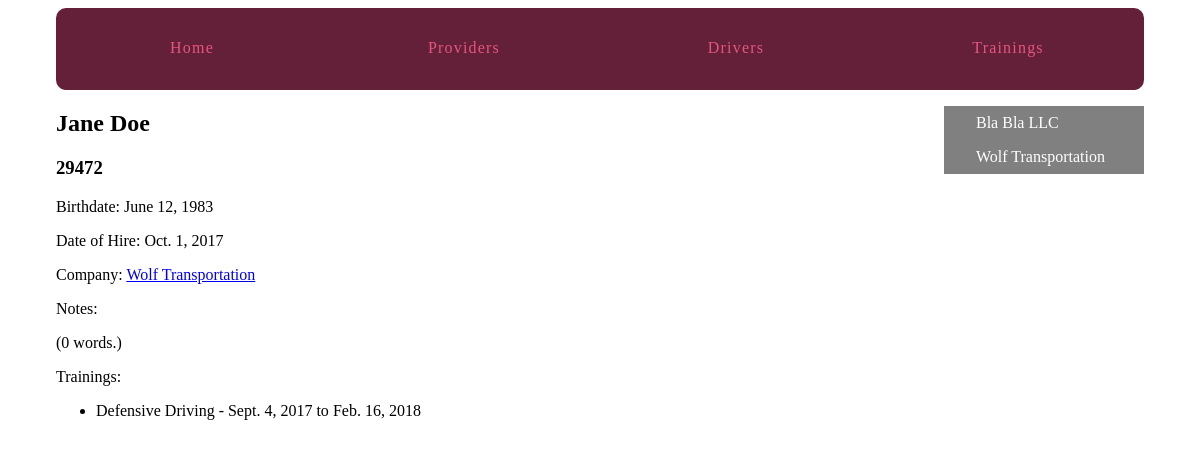
/directory/2/2/, run on the app's committed database.
### directory/models.py (models this page shows, shortened)
class Provider(models.Model):
    business_name = models.CharField(max_length=56)
    address = models.CharField(max_length=56)
    phone_number = models.IntegerField()
    business_license = models.CharField(max_length=18)
    notes = models.TextField()
    created_at = models.DateTimeField(auto_now_add=True)

class Driver(models.Model):
    provider = models.ForeignKey(Provider)
    first_name = models.CharField(max_length=56)
    last_name = models.CharField(max_length=56)
    driver_id = models.CharField(max_length=12)
    birth_date = models.DateField()
    hire_date = models.DateField()
    eligible = models.BooleanField(default=False)
    license = models.CharField(max_length=12)
    notes = models.TextField(blank=True, default='')
    created_at = models.DateTimeField(auto_now_add=True)
    class Meta:
        ordering = ['first_name', 'last_name', ]

class Training(models.Model):
    driver = models.ForeignKey(Driver)
    training_date = models.DateField()
    time_since = models.DurationField()
    cert_file = models.FileField(upload_to='Training_Certificates')
    granting_agency = models.CharField(max_length=255)
    instructor = models.CharField(max_length=255)
    created_at = models.DateTimeField(auto_now_add=True)
    notes = models.TextField(blank=True,default='')
    class Meta:
        abstract = True

class DefensiveDriving(Training):
    name = models.CharField(default="Defensive Driving", max_length=255)
    expiration = models.DateField()

### directory/views.py (the view)
# urls.py: url(r'(?P<provider_pk>\d+)/(?P<driver_pk>\d+)/$', views.driver_detail, name='driver_detail'),
def driver_detail(request, provider_pk, driver_pk):
    driver = get_object_or_404(Driver, provider_id=provider_pk, pk=driver_pk)
    trainings = sorted(chain(driver.pass_set.all(), driver.defensivedriving_set.all()),
                key=lambda t: t.expiration)
    return render(request, 'directory/driver_detail.html', {
            'driver': driver,
            'trainings': trainings
        })

### directory/templatetags/contract_extras.py (called while the page is built)
@register.inclusion_tag('directory/provider_nav.html')
def nav_providers_list():
    providers = Provider.objects.all()
    return {'providers': providers}

### directory/templates/directory/driver_detail.html (shortened to what this page needs)
{% extends "layout.html" %}
{% load static from staticfiles %}
{% block static %}<link rel="stylesheet" href="{% static 'directory/css/directory.css' %}">{% endblock %}
{% block content %}
<article>
  {% with fir=driver.first_name %}
    <h2>{{ driver.first_name }} {{ driver.last_name }}</h2>
    <h3>{{ driver.driver_id }}</h3>
    <p>Birthdate: {{ driver.birth_date }}</p>
    <p>Date of Hire: {{ driver.hire_date }}</p>
    <p>Company: <a href="{% url 'directory:provider_detail' pk=driver.provider.pk %}">
              {{ driver.provider.business_name }}</a></p>
    <p>Notes:{{ driver.notes|linebreaks }} ({{ driver.notes|wordcount }} words.)</p>
    <p>Trainings:</p>
    <ul>
    {% for training in trainings %}
      <li>{{ training.name }} - {{ training.training_date }} to {{ training.expiration }}</li>
    {% endfor %}
    </ul>
  {% endwith %}
</article>
{% endblock %}

### directory/templates/directory/provider_nav.html
{% for provider in providers %}
  <div>
    <a href="{% url 'directory:provider_detail' pk=provider.pk %}">{{ provider.business_name }}</a>
  </div>
{% endfor %}

### static/css/styles.css (style rules this page uses)
html { box-sizing: border-box; }
*, *::after, *::before { box-sizing: inherit; }
.nav_left a { padding: 8px 8px 8px 32px; text-decoration: none; font-size: 16px; color: white; display: block; transition: 0.3s }

### data on the page
Provider: business_name "Bla Bla LLC"
Provider: business_name "Wolf Transportation"
Driver: first_name "Jane", last_name "Doe", driver_id "29472", birth_date "June 12, 1983", hire_date "Oct. 1, 2017", provider.business_name "Wolf Transportation", notes "0"
DefensiveDriving: name "Defensive Driving", training_date "Sept. 4, 2017", expiration "Feb. 16, 2018"
